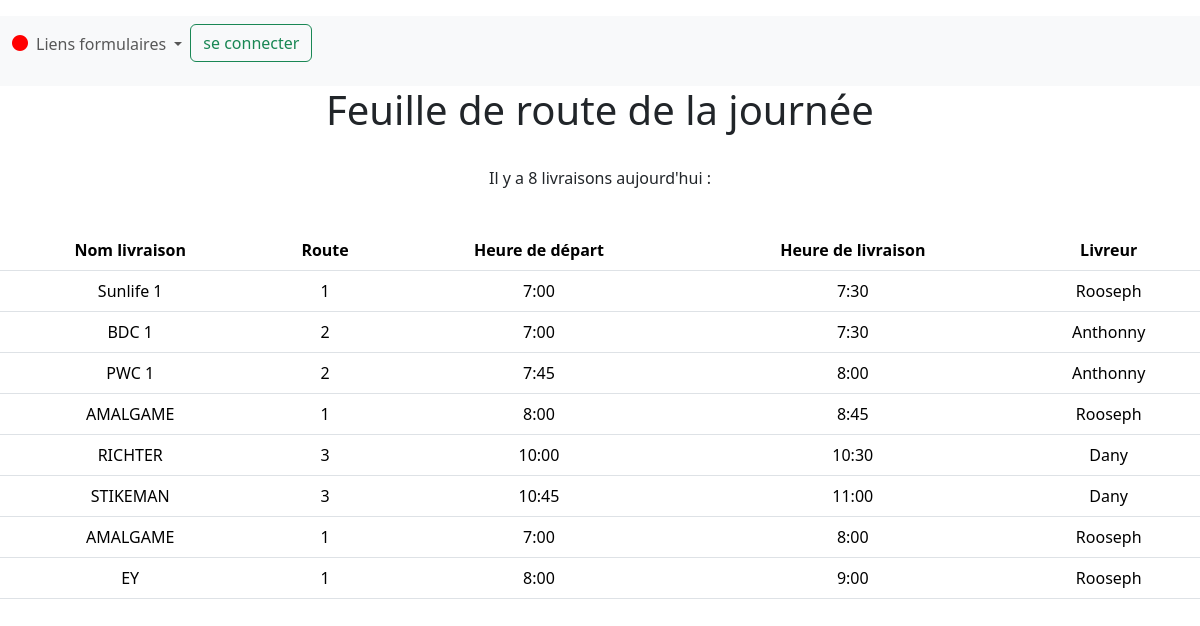
The app's page /livraisons_list/, older data.
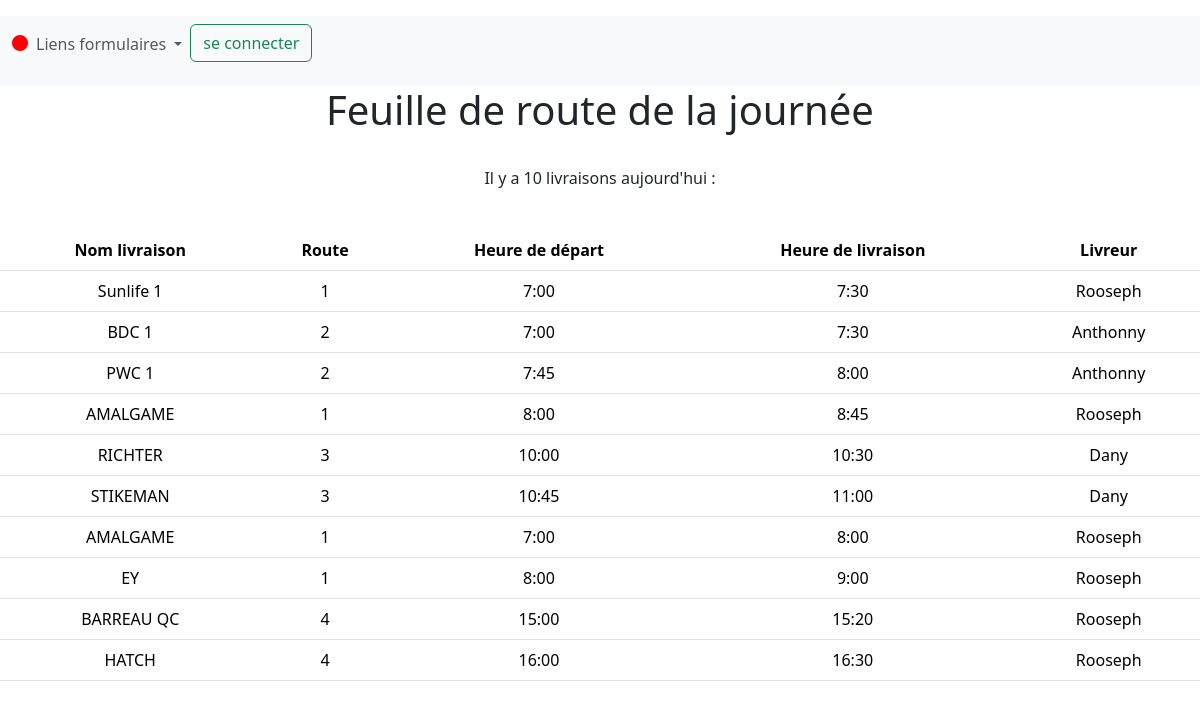
The same page, newer data.
### listings/models.py (models this page shows, shortened)
class Livraison(models.Model):
    nom = models.fields.CharField(max_length=100)
    route = models.fields.CharField(max_length=100)
    heure_depart = models.fields.CharField(max_length=100)
    heure_livraison = models.fields.CharField(max_length=100)
    client = models.ForeignKey(Client, null=True, on_delete=models.SET_NULL)
    date = models.fields.DateField()
    commentaire = models.fields.CharField(max_length=100)
    details_commande = models.FileField(upload_to='media/commandesdetail/')
    status = models.fields.CharField(max_length=100)
    livreur = models.ForeignKey(Livreur, null=True, on_delete=models.SET_NULL)
    journee = models.ForeignKey(Journee, null=True, on_delete=models.SET_NULL)
    aidelivreur = models.fields.CharField(max_length=100)
    checklist = models.fields.CharField(max_length =3)

class Livreur(models.Model):
        nom = models.fields.CharField(max_length=100)
        user = models.OneToOneField(User, null=True, on_delete=models.CASCADE)

### listings/views.py (the view)
# urls.py: path('livraisons_list/', views.livraisons_list, name = 'livraisons-list'),
def livraisons_list(request):
    livraisons  = Livraison.objects.all()
    livreurs = Livreur.objects.all()
    journees = Journee.objects.all()
    return render(request, 'listings/livraisons_list.html', context={'livraisons': livraisons,
                                                              'livreurs': livreurs,
                                                              'journees' : journees})

### listings/templates/listings/livraisons_list.html (shortened to what this page needs)
{% extends 'listings/base.html' %}
{% block content %}
<nav class="navbar navbar-expand-lg bg-body-tertiary">
    <div class="container-fluid">
        <p>{% if user.is_authenticated %}
            <p style="color: green;"><i class="fa-solid fa-circle" style="color: green;"></i></p>
        {% else %}
        <p style="color: red;"><i class="fa-solid fa-circle" style="color: red;"></i></p>
        {% endif %}</p>
      <div class="collapse navbar-collapse" id="navbarSupportedContent">
        <ul class="navbar-nav me-auto mb-2 mb-lg-0">
          <li class="nav-item dropdown">
            <a class="nav-link dropdown-toggle" href="#" role="button" data-bs-toggle="dropdown" aria-expanded="false">
                Liens formulaires
            </a>
            <li class="nav-item">
                <div>
                  <p>{% if user.is_authenticated %}
                      <form action="{% url 'logout' %}" method="post">
                          {% csrf_token %}
                          <button type="submit" class="btn btn-outline-danger">se déconnecter</button>
                      </form>
                      {% else %}
                          <a href="{% url 'login' %}" class="btn btn-outline-success" >se connecter</a>
                      {% endif %}</p>
                  </div>
              </li>
          </li>
        </ul>
      </div>
    </div>
  </nav>
<div style="text-align: center;">
<h1>Feuille de route de la journée</h1>
<br>
<p>Il y a  {{ livraisons|length }} livraisons aujourd'hui : </p>
<br>
<table class="table">
    <thead class="thead-dark">
      <tr>
        <th scope="col">Nom livraison</th>
        <th scope="col">Route</th>
        <th scope="col">Heure de départ</th>
        <th scope="col">Heure de livraison</th>
        <th scope="col">Livreur</th>
      </tr>
    </thead>
    <tbody>
        {% for livraison in livraisons %}
      <tr>
        <td>{{livraison.nom}}</td>
        <td>{{ livraison.route }}</td>
        <td>{{ livraison.heure_depart }}</td>
        <td>{{ livraison.heure_livraison }}</td>
        <td>{{livraison.livreur.nom}}</td>
      {% endfor %}
    </tbody>
  </table>
</div>
{% endblock %}

Row changes from the older to the newer data that the page shows:
added Livraison: nom "BARREAU QC", route "4", heure_depart "15:00", heure_livraison "15:20", livreur.nom "Rooseph"
added Livraison: nom "HATCH", route "4", heure_depart "16:00", heure_livraison "16:30", livreur.nom "Rooseph"
Text that changed along with them:
{{ livraisons|length }}: "8" → "10"
